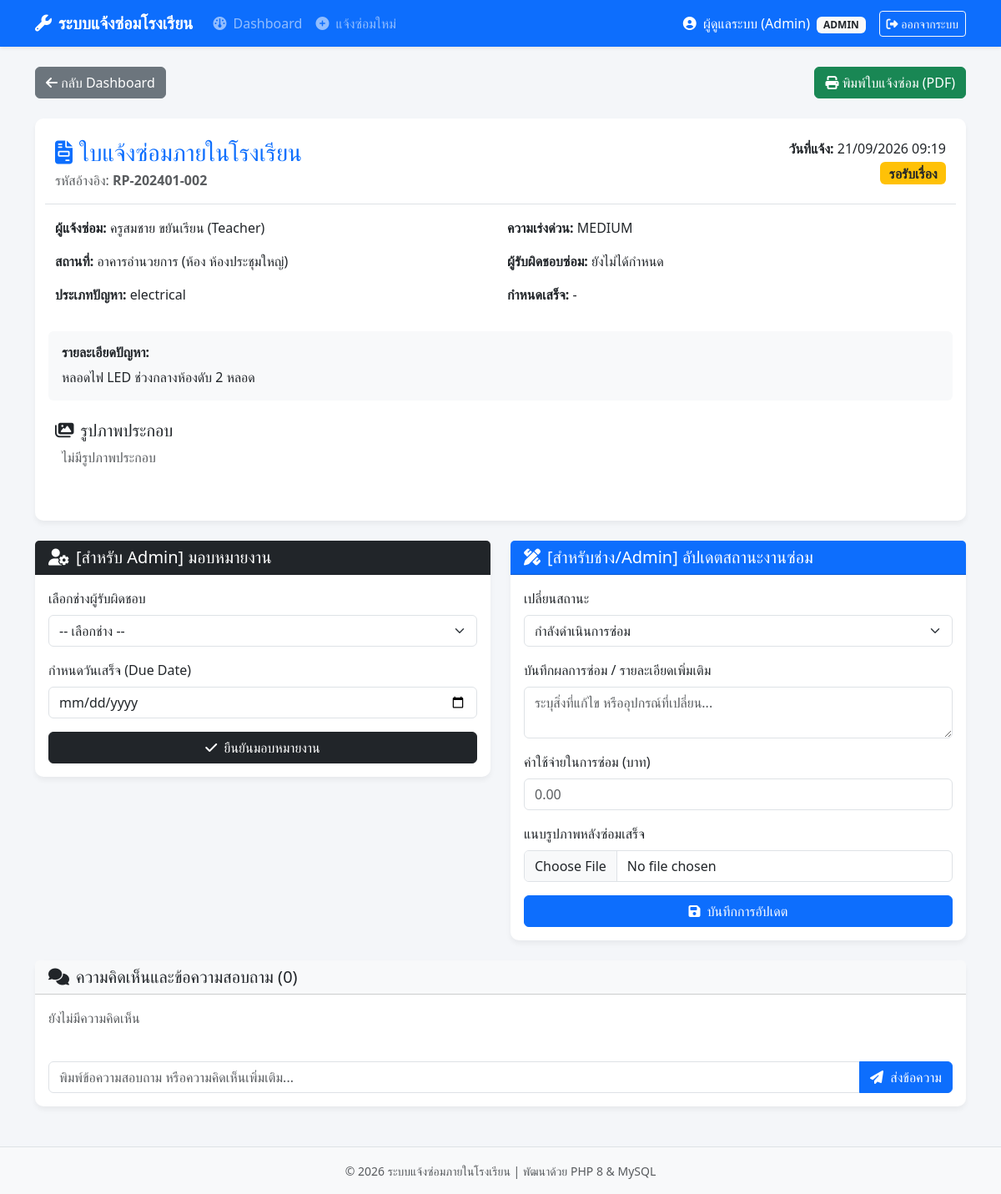
Screenshot of /repair_detail.php?id=2 (signed in) with the database file from the repository.
### tables this page shows
CREATE TABLE repair_requests (
    id INT AUTO_INCREMENT PRIMARY KEY,
    request_no VARCHAR(20) NOT NULL UNIQUE,
    user_id INT NOT NULL,
    building VARCHAR(100) NOT NULL,
    room VARCHAR(50) NOT NULL,
    problem_type ENUM('electrical', 'furniture', 'computer', 'aircon', 'other') NOT NULL,
    description TEXT NOT NULL,
    urgency ENUM('low', 'medium', 'high') DEFAULT 'medium',
    status ENUM('pending', 'accepted', 'in_progress', 'completed') DEFAULT 'pending',
    assigned_to INT NULL,
    due_date DATE NULL,
    completion_date DATE NULL,
    cost DECIMAL(10, 2) NULL,
    result TEXT NULL,
    created_at TIMESTAMP DEFAULT CURRENT_TIMESTAMP,
    CONSTRAINT fk_repair_user FOREIGN KEY (user_id) REFERENCES users(id) ON DELETE CASCADE ON UPDATE CASCADE,
    CONSTRAINT fk_repair_assignee FOREIGN KEY (assigned_to) REFERENCES users(id) ON DELETE SET NULL ON UPDATE CASCADE
);

CREATE TABLE users (
    id INT AUTO_INCREMENT PRIMARY KEY,
    username VARCHAR(50) NOT NULL UNIQUE,
    password VARCHAR(255) NOT NULL,
    fullname VARCHAR(100) NOT NULL,
    role ENUM('admin', 'teacher', 'technician') NOT NULL,
    email VARCHAR(100) NULL,
    created_at TIMESTAMP DEFAULT CURRENT_TIMESTAMP
);

### repair_detail.php (the view, shortened to what this page needs)
<?php
require_once 'db.php';
$repairId = intval($_GET['id'] ?? 0);
$stmt = $pdo->prepare("SELECT r.*, u.fullname as reporter_name, u.email as reporter_email, t.fullname as tech_name
                       FROM repair_requests r
                       LEFT JOIN users u ON r.user_id = u.id
                       LEFT JOIN users t ON r.assigned_to = t.id
                       WHERE r.id = ?");
$stmt->execute([$repairId]);
$repair = $stmt->fetch();
$stmtImg = $pdo->prepare("SELECT * FROM repair_images WHERE repair_id = ?");
$stmtImg->execute([$repairId]);
$images = $stmtImg->fetchAll();
$stmtCom = $pdo->prepare("SELECT c.*, u.fullname, u.role FROM comments c JOIN users u ON c.user_id = u.id WHERE c.repair_id = ? ORDER BY c.id ASC");
$stmtCom->execute([$repairId]);
$comments = $stmtCom->fetchAll();
include 'header.php';
?>
<div class="d-flex justify-content-between align-items-center mb-4 no-print">
    <a href="dashboard.php" class="btn btn-secondary"><i class="fa-solid fa-arrow-left"></i> กลับ Dashboard</a>
    <button onclick="window.print();" class="btn btn-success"><i class="fa-solid fa-print"></i> พิมพ์ใบแจ้งซ่อม (PDF)</button>
</div>
<div class="card p-4 mb-4">
    <div class="row border-bottom pb-3 mb-3">
        <div class="col-8">
            <h3 class="text-primary mb-1"><i class="fa-solid fa-file-invoice me-2"></i>ใบแจ้งซ่อมภายในโรงเรียน</h3>
            <p class="text-muted mb-0">รหัสอ้างอิง: <strong><?= htmlspecialchars($repair['request_no']) ?></strong></p>
        </div>
        <div class="col-4 text-end">
            <p class="mb-1"><strong>วันที่แจ้ง:</strong> <?= date('d/m/Y H:i', strtotime($repair['created_at'])) ?></p>
            <div>
                <?php
                $statusMap = [
                    'pending' => ['bg-warning text-dark', 'รอรับเรื่อง'],
                    'accepted' => ['bg-info text-white', 'รับเรื่องแล้ว'],
                    'in_progress' => ['bg-primary text-white', 'กำลังดำเนินการ'],
                    'completed' => ['bg-success text-white', 'ซ่อมเสร็จสิ้น']
                ];
                $st = $statusMap[$repair['status']];
                ?>
                <span class="badge fs-6 <?= $st[0] ?>"><?= $st[1] ?></span>
            </div>
        </div>
    </div>
    <div class="row g-3 mb-4">
        <div class="col-md-6">
            <p><strong>ผู้แจ้งซ่อม:</strong> <?= htmlspecialchars($repair['reporter_name']) ?></p>
            <p><strong>สถานที่:</strong> <?= htmlspecialchars($repair['building']) ?> (ห้อง <?= htmlspecialchars($repair['room']) ?>)</p>
            <p><strong>ประเภทปัญหา:</strong> <?= htmlspecialchars($repair['problem_type']) ?></p>
        </div>
        <div class="col-md-6">
            <p><strong>ความเร่งด่วน:</strong> <?= strtoupper($repair['urgency']) ?></p>
            <p><strong>ผู้รับผิดชอบซ่อม:</strong> <?= htmlspecialchars($repair['tech_name'] ?? 'ยังไม่ได้กำหนด') ?></p>
            <p><strong>กำหนดเสร็จ:</strong> <?= $repair['due_date'] ? date('d/m/Y', strtotime($repair['due_date'])) : '-' ?></p>
        </div>
        <div class="col-12 bg-light p-3 rounded">
            <h6><strong>รายละเอียดปัญหา:</strong></h6>
            <p class="mb-0"><?= nl2br(htmlspecialchars($repair['description'])) ?></p>
        </div>
    </div>
    <div class="mb-4">
        <h5><i class="fa-solid fa-images me-2"></i>รูปภาพประกอบ</h5>
        <div class="row g-3">
            <?php if (empty($images)): ?>
                <p class="text-muted ps-3">ไม่มีรูปภาพประกอบ</p>
            <?php endif; ?>
        </div>
    </div>
</div>
<div class="row g-4 no-print">
    <?php if ($_SESSION['role'] === 'admin'): ?>
        <div class="col-md-6">
            <div class="card">
                <div class="card-header bg-dark text-white">
                    <h5 class="mb-0"><i class="fa-solid fa-user-gear me-2"></i>[สำหรับ Admin] มอบหมายงาน</h5>
                </div>
                <div class="card-body">
                    <form method="POST">
                        <div class="mb-3">
                            <label class="form-label">เลือกช่างผู้รับผิดชอบ</label>
                            <select name="assigned_to" class="form-select" required>
                                <option value="">-- เลือกช่าง --</option>
                            </select>
                        </div>
                        <div class="mb-3">
                            <label class="form-label">กำหนดวันเสร็จ (Due Date)</label>
                            <input type="date" name="due_date" class="form-control" value="<?= $repair['due_date'] ?>" required>
                        </div>
                        <button type="submit" class="btn btn-dark w-100"><i class="fa-solid fa-check me-1"></i> ยืนยันมอบหมายงาน</button>
                    </form>
                </div>
            </div>
        </div>
    <?php endif; ?>
    <?php if ($_SESSION['role'] === 'technician' || $_SESSION['role'] === 'admin'): ?>
        <div class="col-md-6">
            <div class="card">
                <div class="card-header bg-primary text-white">
                    <h5 class="mb-0"><i class="fa-solid fa-pen-ruler me-2"></i>[สำหรับช่าง/Admin] อัปเดตสถานะงานซ่อม</h5>
                </div>
                <div class="card-body">
                    <form method="POST" enctype="multipart/form-data">
                        <div class="mb-3">
                            <label class="form-label">เปลี่ยนสถานะ</label>
                            <select name="status" class="form-select" id="statusSelect" required>
                                <option value="in_progress" <?= $repair['status'] === 'in_progress' ? 'selected' : '' ?>>กำลังดำเนินการซ่อม</option>
                            </select>
                        </div>
                        <div class="mb-3">
                            <label class="form-label">บันทึกผลการซ่อม / รายละเอียดเพิ่มเติม</label>
                            <textarea name="result" class="form-control" rows="2" placeholder="ระบุสิ่งที่แก้ไข หรืออุปกรณ์ที่เปลี่ยน..."><?= htmlspecialchars($repair['result'] ?? '') ?></textarea>
                        </div>
                        <div class="mb-3">
                            <label class="form-label">ค่าใช้จ่ายในการซ่อม (บาท)</label>
                            <input type="number" step="0.01" name="cost" class="form-control" value="<?= $repair['cost'] ?>" placeholder="0.00">
                        </div>
                        <div class="mb-3">
                            <label class="form-label">แนบรูปภาพหลังซ่อมเสร็จ</label>
                            <input type="file" name="after_image" class="form-control" accept="image/*">
                        </div>
                        <button type="submit" class="btn btn-primary w-100"><i class="fa-solid fa-floppy-disk me-1"></i> บันทึกการอัปเดต</button>
                    </form>
                </div>
            </div>
        </div>
    <?php endif; ?>
    <div class="col-12">
        <div class="card">
            <div class="card-header bg-light">
                <h5 class="mb-0"><i class="fa-solid fa-comments me-2"></i>ความคิดเห็นและข้อความสอบถาม (<?= count($comments) ?>)</h5>
            </div>
            <div class="card-body">
                <div class="mb-4" style="max-height: 300px; overflow-y: auto;">
                    <?php if (empty($comments)): ?>
                        <p class="text-muted">ยังไม่มีความคิดเห็น</p>
                    <?php endif; ?>
                </div>
                <form method="POST">
                    <div class="input-group">
                        <input type="text" name="comment" class="form-control" placeholder="พิมพ์ข้อความสอบถาม หรือความคิดเห็นเพิ่มเติม..." required>
                        <button type="submit" class="btn btn-primary"><i class="fa-solid fa-paper-plane me-1"></i> ส่งข้อความ</button>
                    </div>
                </form>
            </div>
        </div>
    </div>
</div>
<?php include 'footer.php'; ?>

### header.php (style rules this page uses)
body { font-family: 'Sarabun', 'Segoe UI', Tahoma, Geneva, Verdana, sans-serif; background-color: #f4f6f9; }
.card { border: none; border-radius: 10px; box-shadow: 0 4px 6px rgba(0,0,0,0.05); }

### rows the page displays
repair_requests: request_no "RP-202401-002", created_at "21/09/2026 09:19", status "รอรับเรื่อง", user.fullname "ครูสมชาย ขยันเรียน (Teacher)", building "อาคารอำนวยการ", room "ห้องประชุมใหญ่", problem_type "electrical", urgency "MEDIUM", description "หลอดไฟ LED ช่วงกลางห้องดับ 2 หลอด"

### other values shown
$_SESSION['fullname'] "ผู้ดูแลระบบ (Admin)"
$_SESSION['role'] "ADMIN"
$repair['tech_name'] "ยังไม่ได้กำหนด"
count($comments) "0"
